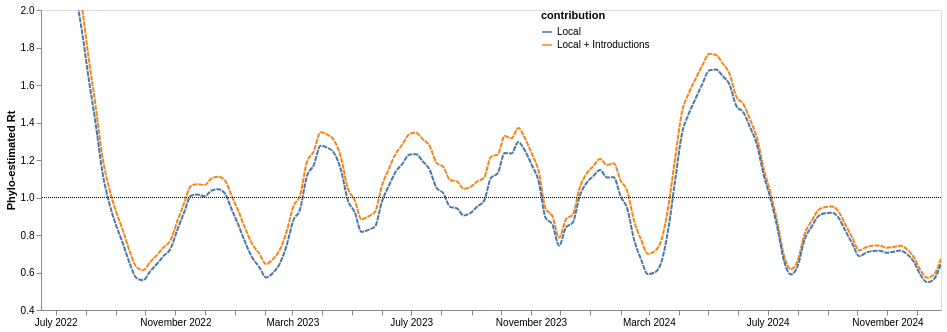

This figure's notebook cell:
### Code cell
line_simple_intro = alt.Chart(combined_rt_df).mark_line(interpolate='monotone', opacity = 1, clip = True, strokeDash=[5,1]).encode(
    alt.X('date:T', axis=alt.Axis(title="",tickCount = "month", grid=False,format="%B %Y")),
    alt.Y('mean_percent_MA',scale=alt.Scale(domain=[0.5, 2]),axis=alt.Axis(title="Phylo-estimated Rt", grid=False)),
    alt.Color("contribution", legend=alt.Legend(offset=-400, labelLimit = 400))

).properties(
    width=900,
    height=300
)


line_rt = line_simple_intro+ one_line; line_rt

### Figure 1 — Vega-Lite specification as saved in the notebook (floating-point values rounded to 4 significant figures; data arrays with more than 128 entries replaced by an {"elided": "..."} marker saying what was removed)
{"config": {"view": {"continuousWidth": 400, "continuousHeight": 300}}, "layer": [{"data": {"name": "data-61919c4479a68c5de66e105b9ad4cd18"}, "mark": {"type": "line", "clip": true, "interpolate": "monotone", "opacity": 1, "strokeDash": [5, 1]}, "encoding": {"color": {"field": "contribution", "legend": {"labelLimit": 400, "offset": -400}, "type": "nominal"}, "x": {"axis": {"format": "%B %Y", "grid": false, "tickCount": "month", "title": ""}, "field": "date", "type": "temporal"}, "y": {"axis": {"grid": false, "title": "Phylo-estimated Rt"}, "field": "mean_percent_MA", "scale": {"domain": [0.5, 2]}, "type": "quantitative"}}, "height": 300, "width": 900}, {"data": {"name": "data-0f80976e06af035141dd0a0f11df9332"}, "mark": {"type": "rule", "strokeDash": [1, 1]}, "encoding": {"y": {"field": "y", "type": "quantitative"}}, "height": 300, "width": 900}], "$schema": "https://vega.github.io/schema/vega-lite/v4.17.0.json", "datasets": {"data-61919c4479a68c5de66e105b9ad4cd18": {"elided": "266 records"}, "data-0f80976e06af035141dd0a0f11df9332": [{"y": 1.0}]}}
